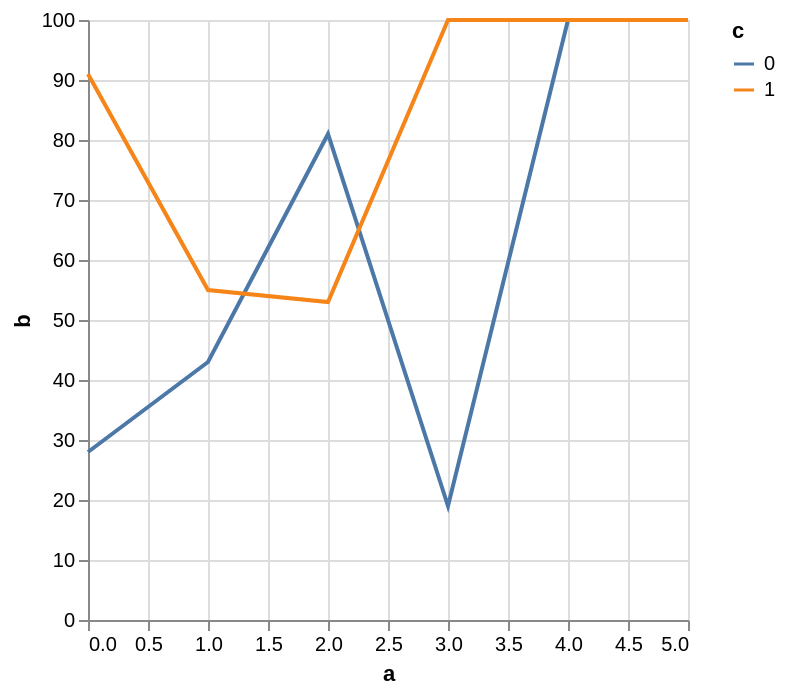

Vega-Lite specification stored for this chart:
### Vega-Lite specification from a JSON file in a GitHub repository (floating-point values rounded to 4 significant figures)
{"$schema": "https://vega.github.io/schema/vega-lite/v6.json", "data": {"values": [{"a": 0, "b": 28, "c": 0}, {"a": 0, "b": 91, "c": 1}, {"a": 1, "b": 43, "c": 0}, {"a": 1, "b": 55, "c": 1}, {"a": 2, "b": 81, "c": 0}, {"a": 2, "b": 53, "c": 1}, {"a": 3, "b": 19, "c": 0}]}, "mark": "line", "encoding": {"x": {"field": "a", "type": "quantitative", "scale": {"nice": 1}}, "y": {"field": "b", "type": "quantitative", "impute": {"value": 100, "keyvals": {"start": 4, "stop": 6}}}, "color": {"field": "c", "type": "nominal"}}}
